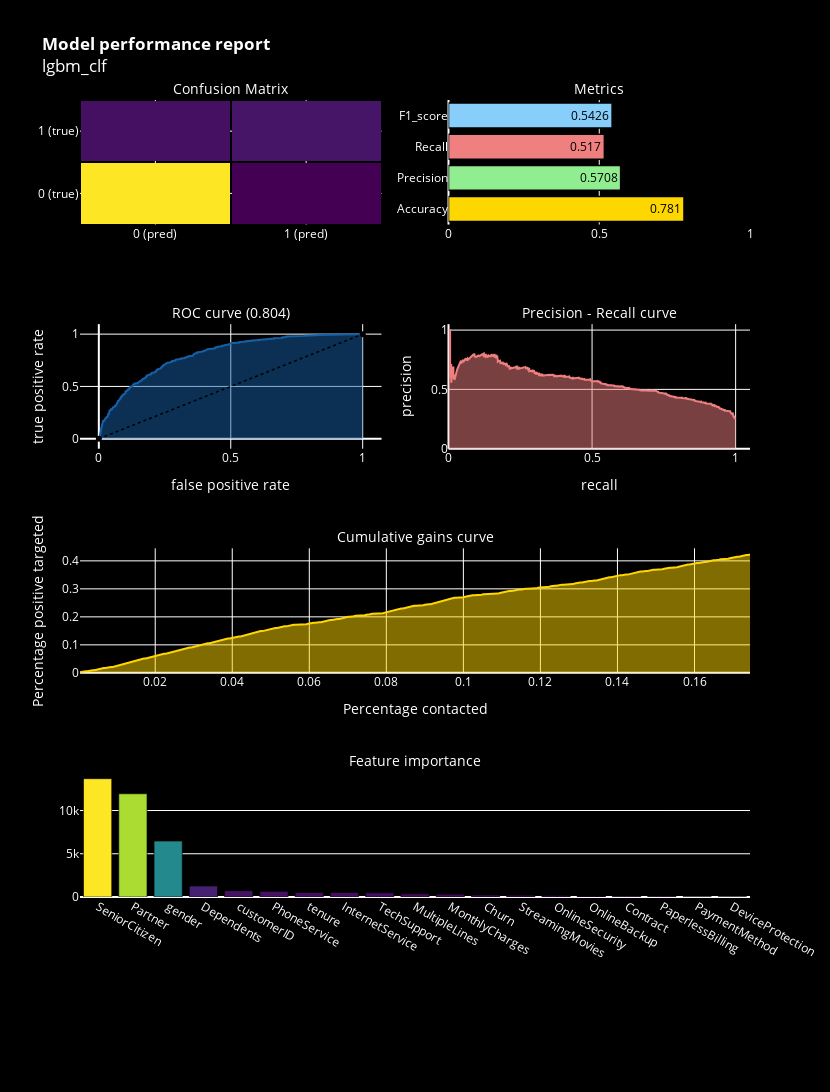

Notebook code for this chart:
### Markdown cell above
# 1. Light GBM Without Hyperparameter Tuning
- Light GBM(Light Gradient Boosting Machine): A fast, distributed, high performance gradient boosting (GBT, GBDT, GBRT, GBM or MART) framework based on decision tree algorithms, used for ranking, classification and many other machine learning tasks.

### Code cell
%%time
lgbm_clf = lgbm.LGBMClassifier(n_estimators=1500, random_state = 42)

lgbm_clf.fit(X_train, y_train)
lgbm_clf.fit(X_train, y_train)
y_pred = lgbm_clf.predict(X_test)
y_score = lgbm_clf.predict_proba(X_test)[:,1]

model_performance('lgbm_clf')

### Figure 1 — Plotly figure (JSON) as saved in the notebook; plotly's stock layout.template omitted (floating-point values rounded to 4 significant figures; data arrays with more than 128 entries replaced by an {"elided": "..."} marker saying what was removed)
{"data": [{"colorscale": [[0, "#440154"], [0.1111, "#482878"], [0.2222, "#3e4989"], [0.3333, "#31688e"], [0.4444, "#26828e"], [0.5556, "#1f9e89"], [0.6667, "#35b779"], [0.7778, "#6ece58"], [0.8889, "#b5de2b"], [1, "#fde725"]], "showscale": false, "x": ["0 (pred)", "1 (pred)"], "xaxis": "x", "xgap": 2, "y": ["0 (true)", "1 (true)"], "yaxis": "y", "ygap": 2, "z": [[1374, 206], [256, 274]], "type": "heatmap"}, {"marker": {"color": ["gold", "lightgreen", "lightcoral", "lightskyblue"], "line": {"color": "#000000", "width": 1.5}}, "opacity": 1, "orientation": "h", "text": [0.781, 0.5708, 0.517, 0.5426], "textfont": {"color": "black"}, "textposition": "auto", "x": [0.781, 0.5708, 0.517, 0.5426], "xaxis": "x2", "y": ["Accuracy", "Precision", "Recall", "F1_score"], "yaxis": "y2", "type": "bar"}, {"fill": "tozeroy", "line": {"color": "rgb(22, 96, 167)", "width": 2}, "name": "Roc : 0.804", "x": {"elided": "632 float values"}, "xaxis": "x3", "y": {"elided": "632 float values"}, "yaxis": "y3", "type": "scatter"}, {"line": {"color": "black", "dash": "dot", "width": 1.5}, "x": [0, 1], "xaxis": "x3", "y": [0, 1], "yaxis": "y3", "type": "scatter"}, {"fill": "tozeroy", "line": {"color": "lightcoral", "width": 2}, "name": "Precision[0.25542169 0.25506268 0.25518572 ... 1.         1.         1.        ]", "x": {"elided": "2068 float values"}, "xaxis": "x4", "y": {"elided": "2068 float values"}, "yaxis": "y4", "type": "scatter"}, {"marker": {"color": [13681, 11938, 6467, 1267, 1036, 725, 665, 659, 541, 524, 519, 479, 465, 453, 370, 370, 364, 351, 347, 331, 324, 302, 291, 289, 267, 239, 226, 222, 219, 210, 210, 182, 107, 106, 98, 92, 34, 30], "colorscale": [[0, "#440154"], [0.1111, "#482878"], [0.2222, "#3e4989"], [0.3333, "#31688e"], [0.4444, "#26828e"], [0.5556, "#1f9e89"], [0.6667, "#35b779"], [0.7778, "#6ece58"], [0.8889, "#b5de2b"], [1, "#fde725"]], "line": {"color": "black", "width": 0.6}}, "name": "coefficients", "x": ["SeniorCitizen", "Partner", "gender", "Dependents", null, "customerID", null, "PhoneService", null, "tenure", "InternetService", "TechSupport", null, null, null, null, "MultipleLines", null, null, "MonthlyCharges", null, null, null, null, null, null, null, "Churn", null, null, "StreamingMovies", "OnlineSecurity", null, "OnlineBackup", "Contract", "PaperlessBilling", "PaymentMethod", "DeviceProtection"], "xaxis": "x6", "y": [13681, 11938, 6467, 1267, 1036, 725, 665, 659, 541, 524, 519, 479, 465, 453, 370, 370, 364, 351, 347, 331, 324, 302, 291, 289, 267, 239, 226, 222, 219, 210, 210, 182, 107, 106, 98, 92, 34, 30], "yaxis": "y6", "type": "bar"}, {"fill": "tozeroy", "line": {"color": "gold", "width": 2}, "x": {"elided": "368 float values"}, "xaxis": "x5", "y": {"elided": "2110 float values"}, "yaxis": "y5", "type": "scatter"}], "layout": {"annotations": [{"font": {"color": "white", "size": 14}, "showarrow": false, "text": "Confusion Matrix", "x": 0.225, "xanchor": "center", "xref": "paper", "y": 1, "yanchor": "bottom", "yref": "paper"}, {"font": {"color": "white", "size": 14}, "showarrow": false, "text": "Metrics", "x": 0.775, "xanchor": "center", "xref": "paper", "y": 1, "yanchor": "bottom", "yref": "paper"}, {"font": {"color": "white", "size": 14}, "showarrow": false, "text": "ROC curve (0.804)", "x": 0.225, "xanchor": "center", "xref": "paper", "y": 0.7188, "yanchor": "bottom", "yref": "paper"}, {"font": {"color": "white", "size": 14}, "showarrow": false, "text": "Precision - Recall curve", "x": 0.775, "xanchor": "center", "xref": "paper", "y": 0.7188, "yanchor": "bottom", "yref": "paper"}, {"font": {"color": "white", "size": 14}, "showarrow": false, "text": "Cumulative gains curve", "x": 0.5, "xanchor": "center", "xref": "paper", "y": 0.4375, "yanchor": "bottom", "yref": "paper"}, {"font": {"color": "white", "size": 14}, "showarrow": false, "text": "Feature importance", "x": 0.5, "xanchor": "center", "xref": "paper", "y": 0.1562, "yanchor": "bottom", "yref": "paper"}], "autosize": false, "font": {"color": "white"}, "height": 1500, "margin": {"b": 195}, "paper_bgcolor": "black", "plot_bgcolor": "black", "showlegend": false, "title": {"text": "<b>Model performance report</b><br>lgbm_clf"}, "width": 830, "xaxis": {"anchor": "y", "color": "white", "domain": [0, 0.45], "type": "category", "range": [-0.5, 1.5], "autorange": true}, "yaxis": {"anchor": "x", "color": "white", "domain": [0.8438, 1], "type": "category", "range": [-0.5, 1.5], "autorange": true}, "xaxis2": {"anchor": "y2", "color": "white", "domain": [0.55, 1], "range": [0, 1], "type": "linear"}, "yaxis2": {"anchor": "x2", "color": "white", "domain": [0.8438, 1], "type": "category", "range": [-0.5, 3.5], "autorange": true}, "xaxis3": {"anchor": "y3", "color": "white", "domain": [0, 0.45], "title": {"text": "false positive rate"}, "type": "linear", "range": [-0.07135, 1.071], "autorange": true}, "yaxis3": {"anchor": "x3", "color": "white", "domain": [0.5625, 0.7188], "title": {"text": "true positive rate"}, "type": "linear", "range": [-0.08128, 1.081], "autorange": true}, "xaxis4": {"anchor": "y4", "color": "white", "domain": [0.55, 1], "range": [0, 1.05], "title": {"text": "recall"}, "type": "linear"}, "yaxis4": {"anchor": "x4", "color": "white", "domain": [0.5625, 0.7188], "range": [0, 1.05], "title": {"text": "precision"}, "type": "linear"}, "xaxis5": {"anchor": "y5", "color": "white", "domain": [0, 1], "title": {"text": "Percentage contacted"}, "type": "linear", "range": [0.0004739, 0.1744], "autorange": true}, "yaxis5": {"anchor": "x5", "color": "white", "domain": [0.2812, 0.4375], "title": {"text": "Percentage positive targeted"}, "type": "linear", "range": [0, 0.4449], "autorange": true}, "xaxis6": {"anchor": "y6", "color": "white", "domain": [0, 1], "type": "category", "range": [-0.5, 18.5], "autorange": true}, "yaxis6": {"anchor": "x6", "color": "white", "domain": [0, 0.1562], "type": "linear", "range": [0, 14400.0], "autorange": true}}}
